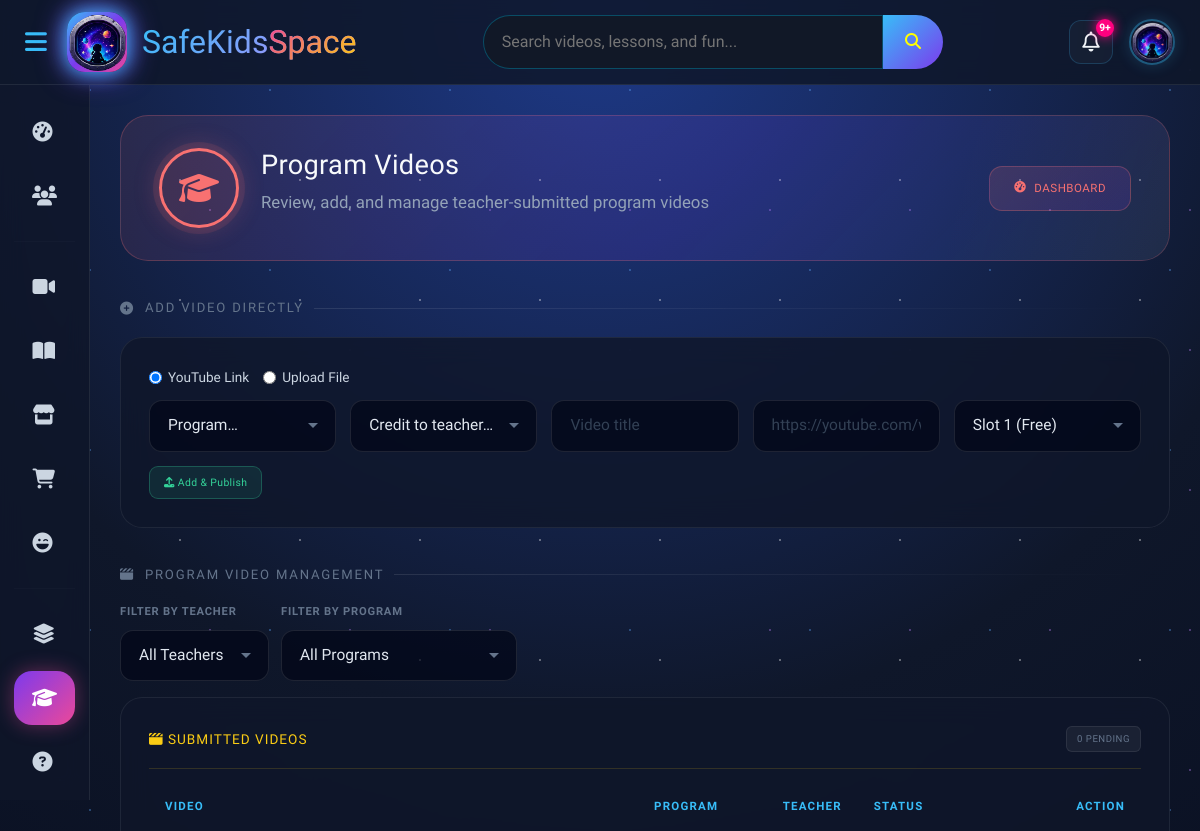
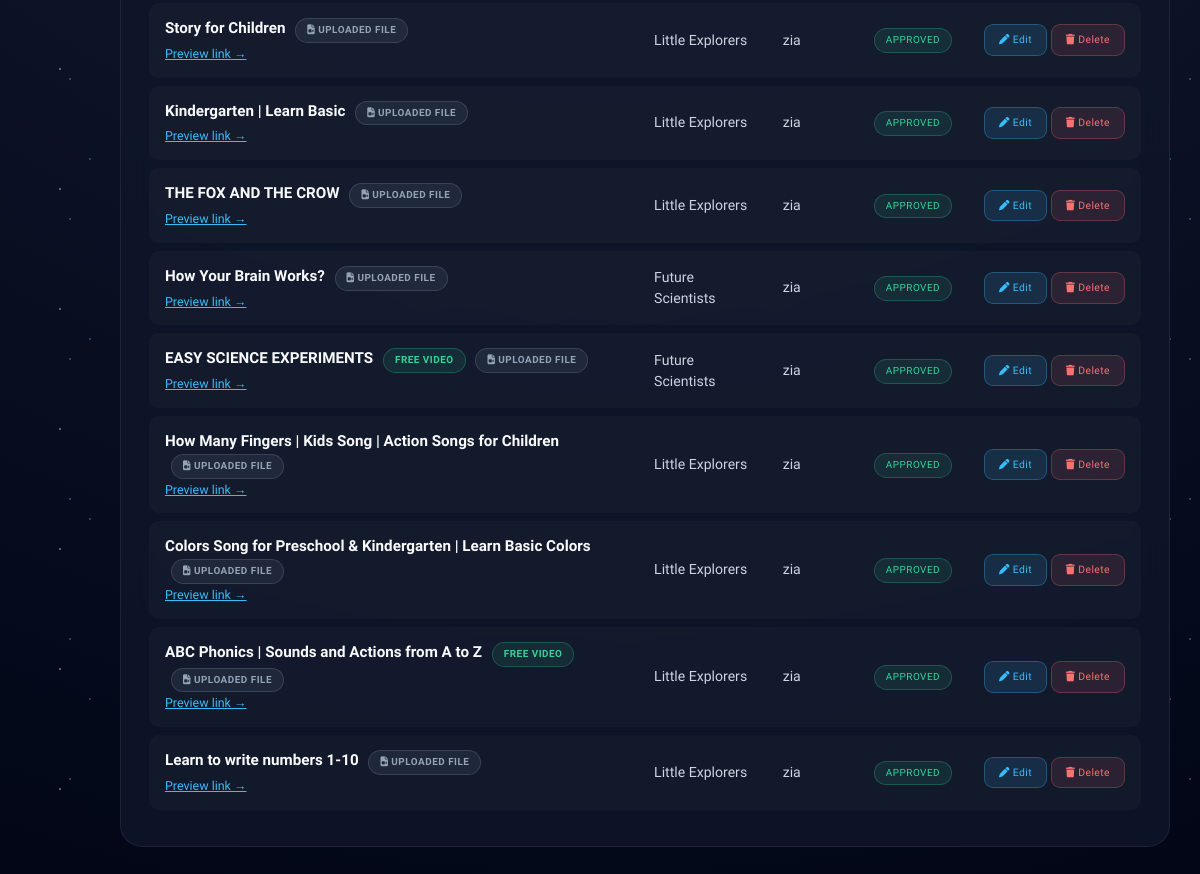
The app's page /admin/admin_program_videos.php (signed in), older data (2 pictures, top to bottom).
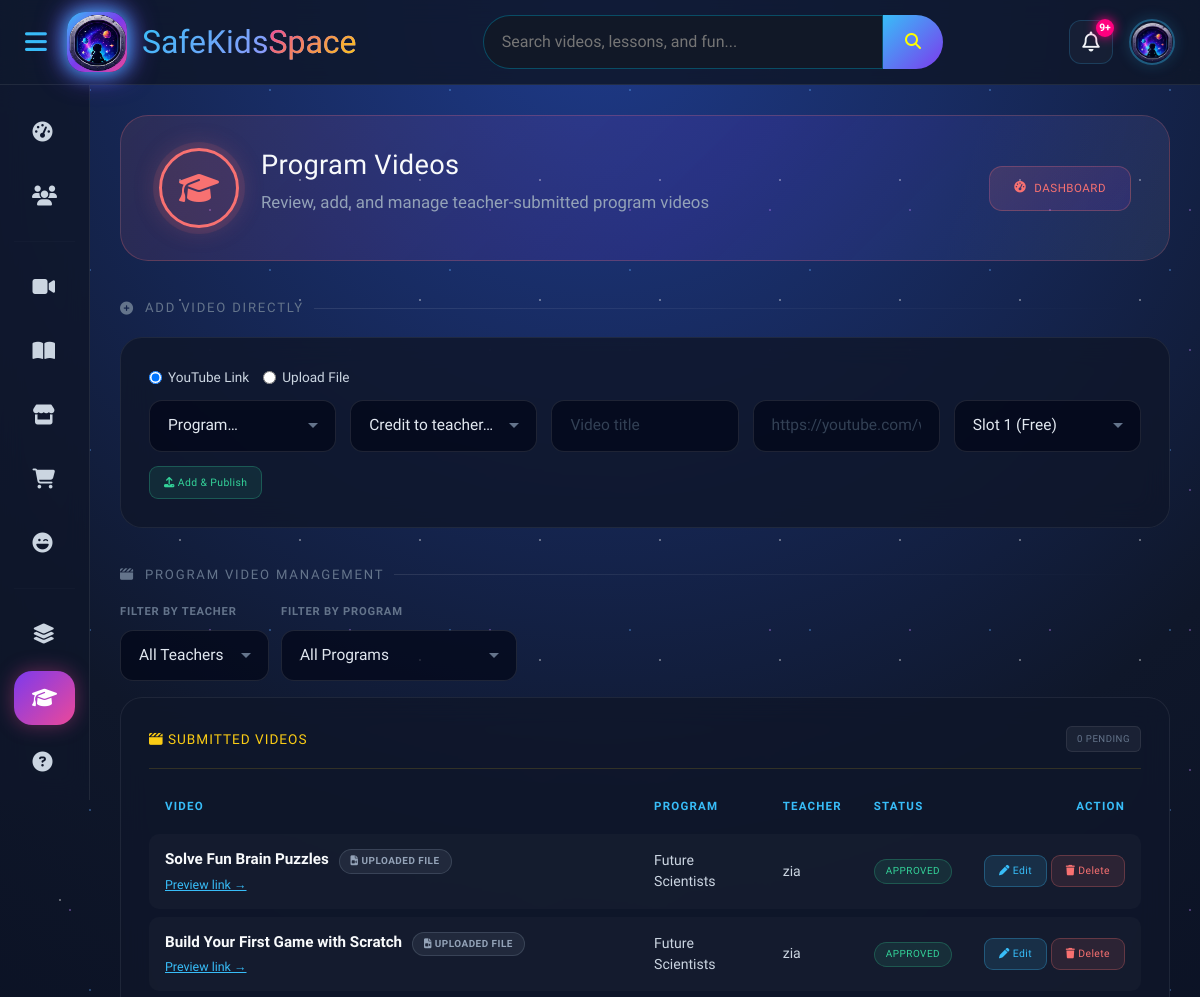
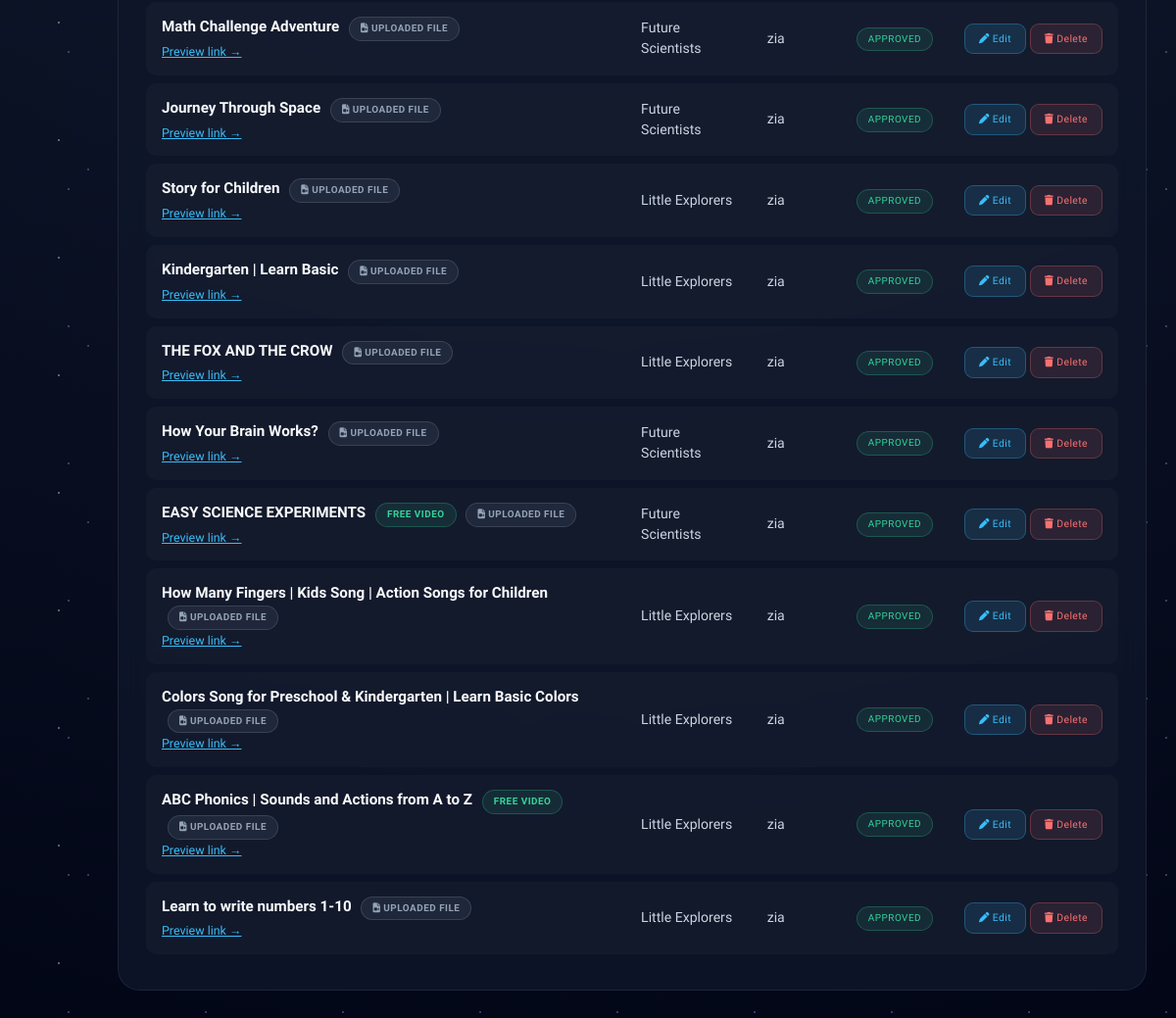
The same page, newer data (2 pictures, top to bottom).
### tables this page shows
CREATE TABLE `program_videos` (
  `id` int(11) NOT NULL,
  `program_id` int(11) NOT NULL,
  `teacher_id` int(11) NOT NULL,
  `title` varchar(200) NOT NULL,
  `video_url` varchar(500) NOT NULL,
  `video_type` enum('youtube','file') NOT NULL DEFAULT 'youtube',
  `thumbnail_url` varchar(500) DEFAULT NULL,
  `duration` varchar(20) DEFAULT NULL,
  `order_index` int(11) NOT NULL DEFAULT 0,
  `status` enum('pending','approved','rejected') NOT NULL DEFAULT 'pending',
  `admin_note` varchar(255) DEFAULT NULL,
  `approved_by` int(11) DEFAULT NULL,
  `approved_at` timestamp NULL DEFAULT NULL,
  `created_at` timestamp NOT NULL DEFAULT current_timestamp()
);

CREATE TABLE `programs` (
  `id` int(11) NOT NULL,
  `title` varchar(150) NOT NULL,
  `slug` varchar(150) NOT NULL,
  `age_range` varchar(20) NOT NULL,
  `subjects` varchar(500) NOT NULL,
  `monthly_price` decimal(10,2) NOT NULL,
  `icon` varchar(50) DEFAULT 'fa-graduation-cap',
  `status` enum('active','inactive') NOT NULL DEFAULT 'active',
  `created_at` timestamp NOT NULL DEFAULT current_timestamp()
);

CREATE TABLE `users` (
  `id` int(11) NOT NULL,
  `fullname` varchar(100) DEFAULT NULL,
  `email` varchar(100) DEFAULT NULL,
  `password` varchar(255) DEFAULT NULL,
  `role` enum('admin','student','parent','teacher') DEFAULT 'student',
  `account_status` enum('active','pending_deactivation','deactivated') NOT NULL DEFAULT 'active',
  `can_go_live` tinyint(1) NOT NULL DEFAULT 0,
  `created_at` timestamp NOT NULL DEFAULT current_timestamp(),
  `profile_pic` varchar(255) DEFAULT NULL
);

### admin/admin_program_videos.php (the view, shortened to what the rows shown need)
<?php
require_once __DIR__ . '/../includes/db.php';
try {
    $video_filter_sql = "SELECT pv.id, pv.title, pv.video_url, pv.video_type, pv.order_index, pv.status, pv.created_at,
                pv.teacher_id, pv.program_id,
                p.title AS program_title, u.fullname AS teacher_name
         FROM program_videos pv
         JOIN programs p ON p.id = pv.program_id
         JOIN users u ON u.id = pv.teacher_id
         WHERE 1=1";
    $video_filter_params = [];
    $video_filter_sql .= " ORDER BY (pv.status = 'pending') DESC, pv.created_at DESC";
    $pv_stmt = $pdo->prepare($video_filter_sql);
    $pv_stmt->execute($video_filter_params);
    $pending_program_videos = $pv_stmt->fetchAll();
} catch (PDOException $e) {
    $pending_program_videos = [];
}
function render_pv_rows($pending_program_videos) {
    if (!empty($pending_program_videos)):
        foreach ($pending_program_videos as $pv):
            ?>
            <tr>
                <td style="font-weight:700; color:#f8fafc;">
                    <?= htmlspecialchars($pv['title']) ?>
                    <?php if (intval($pv['order_index']) === 1): ?>
                        <span class="ad-permission-pill ad-permission-approved" style="margin-left:6px;">FREE VIDEO</span>
                    <?php endif; ?>
                    <span class="ad-permission-pill ad-permission-pending" style="margin-left:6px;">
                        <i class="fa-solid <?= $pv['video_type'] === 'file' ? 'fa-file-video' : 'fa-brands fa-youtube' ?>"></i>
                        <?= $pv['video_type'] === 'file' ? 'Uploaded File' : 'YouTube' ?>
                    </span>
                    <div style="color:#64748b; font-size:.78rem; font-weight:400; margin-top:2px;">
                        <a href="<?= preg_match('#^https?://#i', $pv['video_url']) ? htmlspecialchars($pv['video_url']) : '../' . htmlspecialchars($pv['video_url']) ?>" target="_blank" style="color:#38bdf8; text-decoration:underline;">Preview link →</a>
                    </div>
                </td>
                <td style="color:#cbd5e1; font-size:.88rem;"><?= htmlspecialchars($pv['program_title']) ?></td>
                <td style="color:#cbd5e1; font-size:.88rem;"><?= htmlspecialchars($pv['teacher_name']) ?></td>
                <td>
                    <span class="ad-permission-pill ad-permission-<?= htmlspecialchars($pv['status']) ?>">
                        <?= ucfirst($pv['status']) ?>
                    </span>
                </td>
                <td style="text-align:right; white-space:nowrap;">
                    <button type="button" class="ad-live-toggle-btn adm-edit-pv-btn" style="background:rgba(56,189,248,.12); color:#38bdf8; border-color:rgba(56,189,248,.3);"
                        data-id="<?= intval($pv['id']) ?>"
                        data-title="<?= htmlspecialchars($pv['title'], ENT_QUOTES) ?>"
                        data-url="<?= htmlspecialchars($pv['video_url'], ENT_QUOTES) ?>"
                        data-type="<?= htmlspecialchars($pv['video_type'], ENT_QUOTES) ?>"
                        data-order="<?= intval($pv['order_index']) ?>">
                        <i class="fa-solid fa-pen"></i> Edit
                    </button>
                    <form action="admin_program_videos.php" method="POST" style="display:inline;" class="ad-confirm-form" data-confirm-msg="Delete this video permanently? This cannot be undone.">
                        <button type="submit" class="ad-live-toggle-btn ad-live-toggle-revoke">
                            <i class="fa-solid fa-trash"></i> Delete
                        </button>
                    </form>
                </td>
            </tr>
            <?php
        endforeach;
    endif;
    return ob_get_clean();
}
?>
<!DOCTYPE html>
<html lang="en">
<head>
    <link href="https://cdn.jsdelivr.net/npm/bootstrap@5.3.3/dist/css/bootstrap.min.css" rel="stylesheet">
    <link rel="stylesheet" href="https://cdnjs.cloudflare.com/ajax/libs/font-awesome/6.5.2/css/all.min.css">
    <link rel="stylesheet" href="../assets/layout.css">
    <link rel="stylesheet" href="../assets/admin.css">
</head>
<body>
<?php include __DIR__ . '/../includes/admin_navbar.php'; ?>
<div class="main-content ad-wrap">
    <div class="ad-hero">
        <div class="ad-hero-left">
            <div>
                <h1 class="ad-hero-title">Program Videos</h1>
            </div>
        </div>
    </div>
    <div class="ad-card">
        <div style="overflow-x:auto;">
            <table class="ad-table">
                <thead>
                    <tr>
                        <th>Video</th>
                        <th>Program</th>
                        <th>Teacher</th>
                        <th>Status</th>
                        <th style="text-align:right;">Action</th>
                    </tr>
                </thead>
                <tbody id="pvTbody">
                    <?= render_pv_rows($pending_program_videos) ?>
                </tbody>
            </table>
        </div>
    </div>
</div>
</body>
</html>

Row changes from the older to the newer data that the page shows:
added program_videos: title "Solve Fun Brain Puzzles", video_type "UPLOADED FILE", program.title "Future Scientists", teacher.fullname "zia", status "APPROVED"
added program_videos: title "Build Your First Game with Scratch", video_type "UPLOADED FILE", program.title "Future Scientists", teacher.fullname "zia", status "APPROVED"
added program_videos: title "Math Challenge Adventure", video_type "UPLOADED FILE", program.title "Future Scientists", teacher.fullname "zia", status "APPROVED"
added program_videos: title "Journey Through Space", video_type "UPLOADED FILE", program.title "Future Scientists", teacher.fullname "zia", status "APPROVED"
